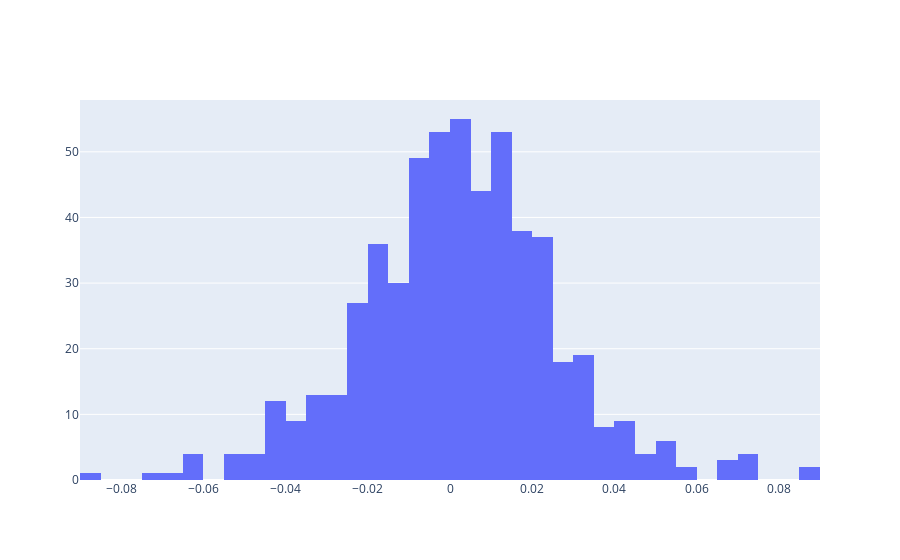

The cell this chart's notebook holds for it:
### Code cell
import plotly.graph_objs as go

data = [go.Histogram(x=daily_log_returns)]
py.iplot(data, filename='basic histogram')

### Figure 1 — Plotly figure (JSON) as saved in the notebook; plotly's stock layout.template omitted (floating-point values rounded to 4 significant figures; data arrays with more than 128 entries replaced by an {"elided": "..."} marker saying what was removed)
{"data": [{"type": "histogram", "x": {"elided": "560 float values"}}], "layout": {"autosize": true, "xaxis": {"autorange": true, "range": [-0.09, 0.09], "type": "linear"}, "yaxis": {"autorange": true, "range": [0, 57.89]}}}
